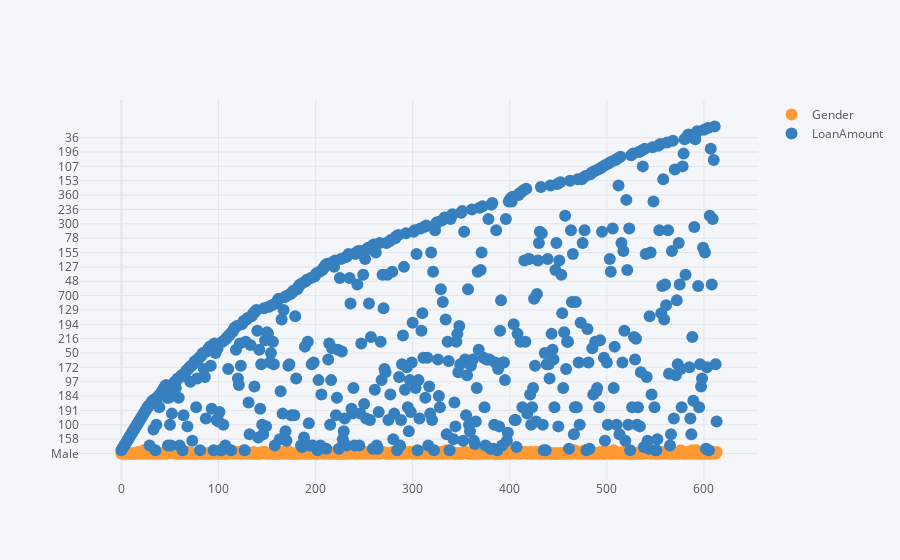

The code cell stored with this chart in its notebook:
### Code cell
data[['Gender','LoanAmount']].iplot(kind='scatter',mode="markers")

### Figure 1 — Plotly figure (JSON) as saved in the notebook; plotly's stock layout.template omitted (floating-point values rounded to 4 significant figures; data arrays with more than 128 entries replaced by an {"elided": "..."} marker saying what was removed)
{"data": [{"line": {"color": "rgba(255, 153, 51, 1.0)", "dash": "solid", "shape": "linear", "width": 1.3}, "marker": {"size": 12, "symbol": "circle"}, "mode": "markers", "name": "Gender", "text": "", "type": "scatter", "x": {"elided": "614 int values"}, "y": {"elided": "614 str values"}}, {"line": {"color": "rgba(55, 128, 191, 1.0)", "dash": "solid", "shape": "linear", "width": 1.3}, "marker": {"size": 12, "symbol": "circle"}, "mode": "markers", "name": "LoanAmount", "text": "", "type": "scatter", "x": {"elided": "614 int values"}, "y": {"elided": "614 mixed values"}}], "layout": {"legend": {"bgcolor": "#F5F6F9", "font": {"color": "#4D5663"}}, "paper_bgcolor": "#F5F6F9", "plot_bgcolor": "#F5F6F9", "title": {"font": {"color": "#4D5663"}}, "xaxis": {"gridcolor": "#E1E5ED", "showgrid": true, "tickfont": {"color": "#4D5663"}, "title": {"font": {"color": "#4D5663"}, "text": ""}, "zerolinecolor": "#E1E5ED"}, "yaxis": {"gridcolor": "#E1E5ED", "showgrid": true, "tickfont": {"color": "#4D5663"}, "title": {"font": {"color": "#4D5663"}, "text": ""}, "zerolinecolor": "#E1E5ED"}}}
